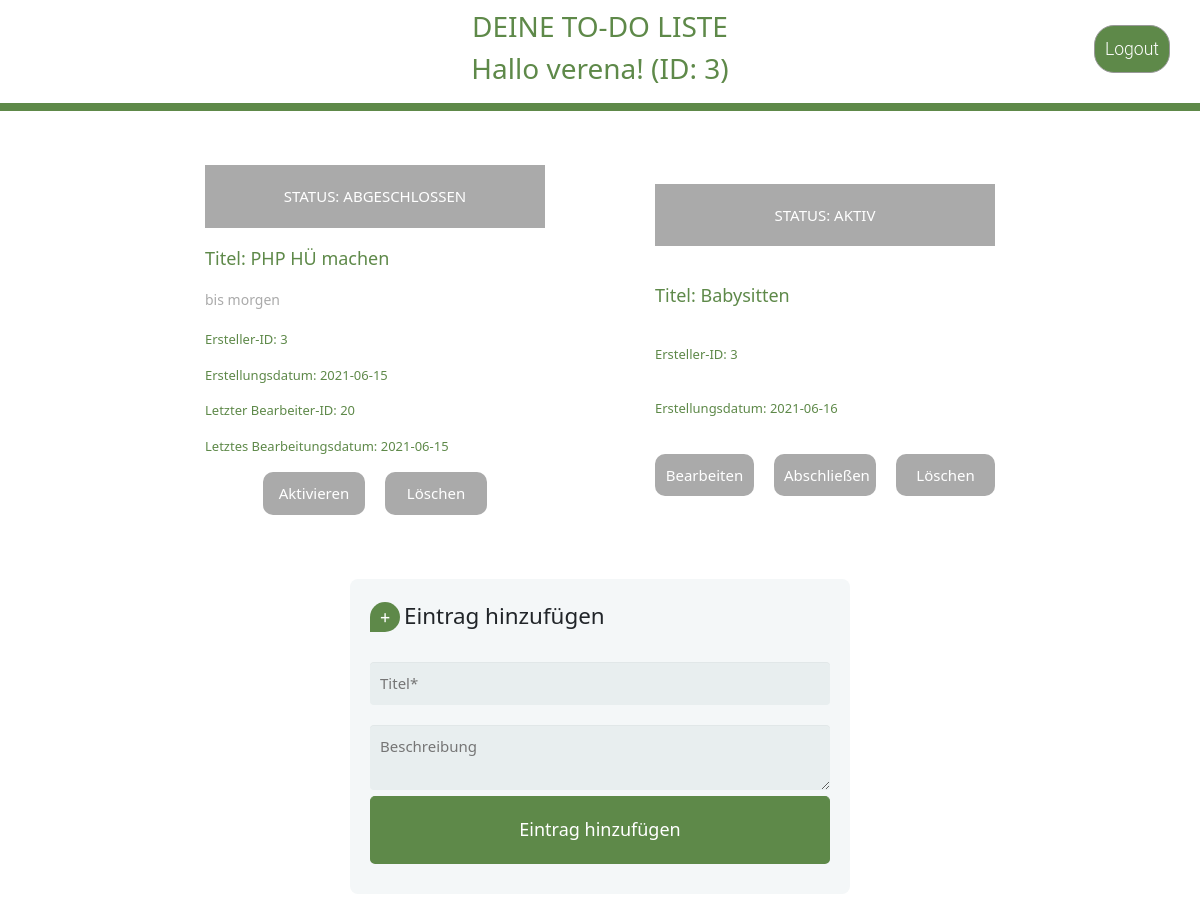
The page /HUE05_V2/index.php (signed in) on the database its author committed.
### tables this page shows
CREATE TABLE `todolist_item` (
  `entryid` int(11) NOT NULL,
  `creationdate` date NOT NULL,
  `creatorid` int(11) NOT NULL,
  `title` varchar(50) NOT NULL,
  `editdate` date DEFAULT NULL,
  `text` varchar(300) DEFAULT NULL,
  `status` varchar(13) NOT NULL DEFAULT 'aktiv',
  `editorid` int(11) DEFAULT NULL
);

### HUE05_V2/Database.php (called while the page is built, shortened)
<?php
class Database
{
    public static $oMysqli;
    public static function selectQuery(string $sQuery): ?mysqli_result
    {
        if (Database::connect())
        {
            $mResult = Database::$oMysqli->query($sQuery);
            return $mResult;
        }
        else
        {
            echo "Could not connect in selectQuery!";
            return null;
        }
    }
    private static function connect():bool
    {
        Database::$oMysqli = @new mysqli(DB_SERVER, DB_USERNAME, DB_PASSWORD, DB_DATABASE);
        return true;
    }
}

### HUE05_V2/TodoListItem.php (the view, shortened to what this page needs)
<?php
class TodoListItem
{
    public function __toString():string
    {
        $result = "\n<div id='".$this->entryId."' class='entry'>
            <div class='status'>Status: ".$this->status."</div>
            <h3 class='title'>Titel: ".$this->title."</h3>";
        if($this->text != null)
            $result .= "<p class='note'>".$this->text."</p>";
        $result .= "<p>Ersteller-ID: ".$this->creatorId."</p>
            <p>Erstellungsdatum: ".$this->creationDate."</p>";
        if($this->editorId != null) {
            $result .= "<p>Letzter Bearbeiter-ID: " . $this->editorId . "</p>";
            $result .= "<p>Letztes Bearbeitungsdatum: " . $this->editDate . "</p>";
        }
        $result .= "<div class='buttons'>\n";
        if($this->status != "abgeschlossen") {
            $result .= "<input type='hidden' name='action' value='edit'>";
            $result .= "<a href='index.php?action=edittask&entryid=".$this->entryId."' class='edit' data-toogle='modal' data-target='#editModal'>Bearbeiten</a>";
            $result .= "<input type='hidden' name='action' value='finish'>";
            $result .= "<a href='index.php?action=finishtask&entryid=" . $this->entryId . "' class='finish'>Abschließen</a>";
        }
        else{
            $result .= "<input type='hidden' name='action' value='open'>";
            $result .= "<a href='index.php?action=opentask&entryid=" . $this->entryId . "' class='finish'>Aktivieren</a>";
        }
        $result .= "<input type='hidden' name='action' value='delete'>";
        $result .= "<a href='index.php?action=deletetask&entryid=".$this->entryId."' class='delete'>Löschen</a>";
        $result .= "\n</div>\n</div>";
        return $result;
    }
}

### HUE05_V2/css/style.css (style rules this page uses)
body { position: relative; font-family: "Bahnschrift", sans-serif; box-sizing: border-box; background: url("../img/bg.jpg"); }
.title { text-align: left; font-size: 18px !important; }
.entry { display: flex; justify-content: space-evenly; flex-direction: column; background-color: #fff; color: #5e8949; padding: 30px; border-radius: 20px; font-size: 13px; width: 400px; }
.entry h3 { margin-bottom: 20px; }
.status { background-color: #aaa; color: #fff; padding: 20px; text-transform: uppercase; margin-bottom: 20px; font-size: 15px; text-align: center; }
.note { color: #aaa; font-size: 14px; margin-bottom: 20px; }
.buttons { display: flex; justify-content: center; gap: 20px; text-align: center; }
.delete, .edit, .finish { background-color: #aaa; color: #fff; padding: 10px; border-radius: 10px; cursor: pointer; font-size: 15px; border: none; width: 30%; text-decoration: none; }

### rows shown on the page
todolist_item: status "ABGESCHLOSSEN", title "PHP HÜ machen", text "bis morgen", creatorid "3", creationdate "2021-06-15", editorid "20", editdate "2021-06-15"
todolist_item: status "AKTIV", title "Babysitten", creatorid "3", creationdate "2021-06-16"

### other values the page prints
$this->username "verena"
$this->userId "3"
